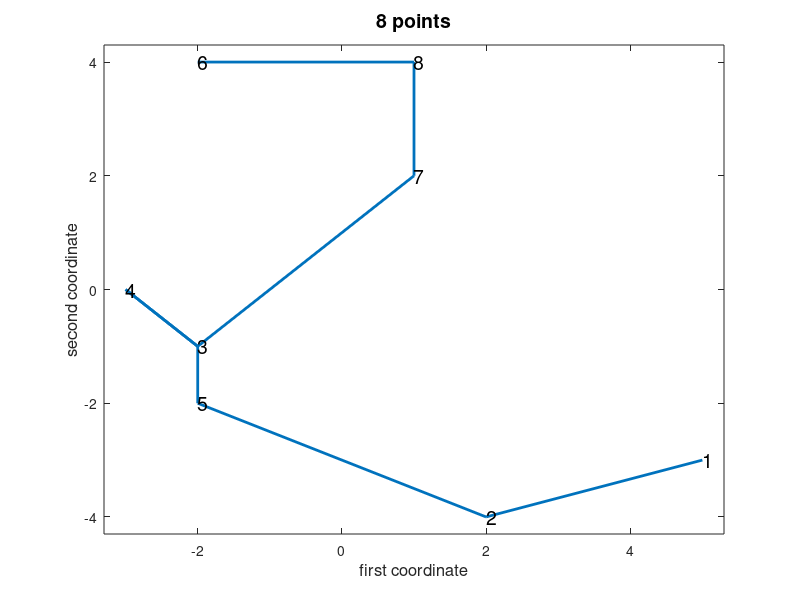
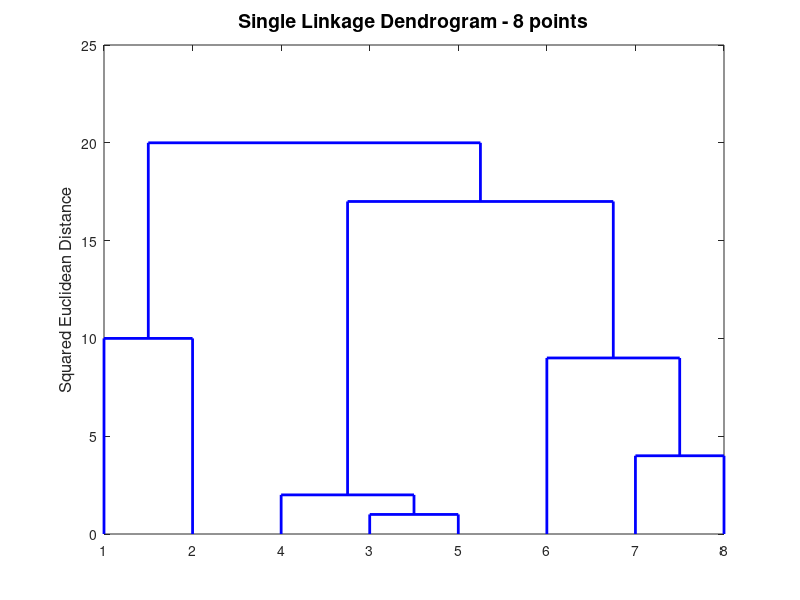

These charts were generated, in order, by the following MATLAB code:
% ------------------------------------------------------------------------------
% Book:        MVA
% ------------------------------------------------------------------------------
% Quantlet:    MVAclus8p
% ------------------------------------------------------------------------------
% Description: MVAclus8p performs cluster analysis for 8 data points.
% ------------------------------------------------------------------------------
% Usage:       -
% ------------------------------------------------------------------------------
% Inputs:      x - 8x1 vector
%              y - 8x1 vector
% ------------------------------------------------------------------------------
% Output:      Plot for the 8 data points and for the Dendrogram of the 8 data 
%              points after applying the Single linkage algorithm.
% ------------------------------------------------------------------------------
% Example:     -
% ------------------------------------------------------------------------------
% Author:      Zografia Anastasiadou 20100503; Matlab: Awdesch Melzer
%              20120329
% ------------------------------------------------------------------------------

% clear variables, close windows
clear all;
close all;
clc;

% create matrix from 8 data points
x = [5,2,-2,-3,-2,-2,1,1]';
y = [-3,-4,-1,0,-2,4,2,4]';   
xs = [x,y]; 

% Plot for the 8 data points
figure(1)
hold on
line(xs([1,2,5,3,4,3,7,8,6],1),xs([1,2,5,3,4,3,7,8,6],2),'Linewidth',2);
xlim([-3.3,5.3])
ylim([-4.3,4.3])
xlabel('first coordinate','FontSize',12)
ylabel('second coordinate','FontSize',12)
title('8 points','FontSize',14)
text(xs(:,1),xs(:,2),['1','2','3','4','5','6','7','8']','FontSize',14)
box on
hold off

% Draw line segments between pairs of points 
% euclidean distance matrix
d = pdist(xs,'euclidean');

% squared euclidean distance matrix
dd = d.^2;

% cluster analysis with single linkage algorithm                                                  

ss = linkage(dd,'single');

% Dendrogram for the 8 data points after Single linkage
% The actual dendrogram differs from the in R produced plot due to
% differences in the linkage function

figure(2)

[H,T] = dendrogram(ss,'colorthreshold','default');
set(H,'LineWidth',2)
title('Single Linkage Dendrogram - 8 points','FontSize',14)
ylabel('Squared Euclidean Distance','FontSize',12)
box on
